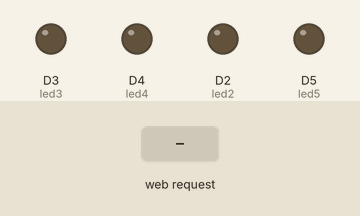
This sketch was run on a simulated ESP8266 (NodeMCU). Shown: output pins drawn as LEDs (lit = HIGH). The test bench sets the inputs (shaded band). WiFi joins after 1.5 s; servers stay silent unless stated; what the sketch prints to the serial monitor is not drawn.

Above: at 2.8 s.
2.9 s: HTTP request GET /on received
At 3.8 s:
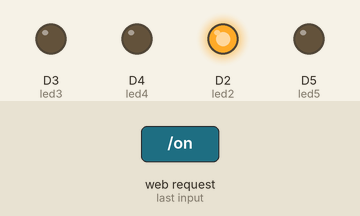
4.4 s: HTTP request GET /off received
At 5.0 s:
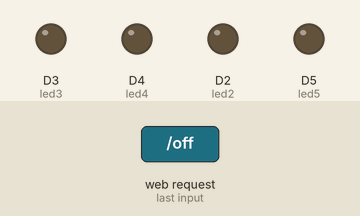
Timing chart, 0 to 7.4 s (numbered marks = the images above; inputs shaded):
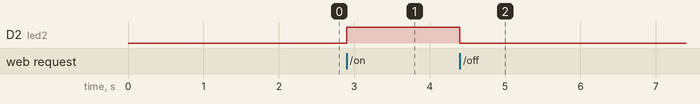

The sketch:

blink_wifi.ino
```cpp
#define led5 D5
#define led2 D2
#define led3 D3
#define led4 D4
#include<ESP8266WiFi.h>
#include<String.h>
WiFiClient client;
WiFiServer server(80);
void setup() {
  // put your setup code here, to run once:
  pinMode(led5,OUTPUT);
  pinMode(led2,OUTPUT);
  pinMode(led3,OUTPUT);
  pinMode(led4,OUTPUT);
  Serial.begin(9600);
  WiFi.begin("127.0.0.1","*.*.??@Jay171$211561");
  while(WiFi.status()!=WL_CONNECTED){
    Serial.print("..");
    delay(200);
  }
  Serial.println("NODE MCU is connected");
  Serial.println(WiFi.localIP());
  server.begin();
}

void loop() {
  // put your main code here, to run repeatedly:
  client=server.available();
  String message;
  if(client==1){
    message = client.readStringUntil('\n');
    Serial.println(message);
  }
  message.trim();
  if(message == "GET /on HTTP/1.1"){
    digitalWrite(led2,HIGH);
  }
  if(message =="GET /off HTTP/1.1"){
    digitalWrite(led2,LOW);
  }

}
   /*
    digitalWrite(led2,HIGH);
  delay(500);
  digitalWrite(led2,LOW);
  delay(500);
  digitalWrite(led3,HIGH);
  delay(500);
  digitalWrite(led3,LOW);
  delay(500);
  digitalWrite(led4,HIGH);
  delay(500);
  digitalWrite(led4,LOW);
  delay(500);
  digitalWrite(led5,HIGH);
  delay(500);
  digitalWrite(led5,LOW);
  delay(500);
  digitalWrite(led2,HIGH);
  digitalWrite(led3,HIGH);
  digitalWrite(led4,HIGH);
  digitalWrite(led5,HIGH);
  delay(2000);
  digitalWrite(led2,LOW);
  digitalWrite(led3,LOW);
  digitalWrite(led4,LOW);
  digitalWrite(led5,LOW);
  delay(1000);
  //another sequence
  digitalWrite(led2,HIGH);
  delay(500);
  digitalWrite(led2,LOW);
  delay(1000);
  digitalWrite(led2,HIGH);
  digitalWrite(led3,HIGH);
  delay(500);
   digitalWrite(led2,LOW);
  digitalWrite(led3,LOW);
  delay(1000);
  digitalWrite(led2,HIGH);
  digitalWrite(led3,HIGH);
  digitalWrite(led4,HIGH);
  delay(500);
  digitalWrite(led2,LOW);
  digitalWrite(led3,LOW);
  digitalWrite(led4,LOW);
  delay(1000);
  digitalWrite(led2,HIGH);
  digitalWrite(led3,HIGH);
  digitalWrite(led4,HIGH);
  digitalWrite(led5,HIGH);
  delay(500);
   digitalWrite(led2,LOW);
  digitalWrite(led3,LOW);
  digitalWrite(led4,LOW);
  digitalWrite(led5,LOW);
  delay(1000);
  //another sequences 2
  digitalWrite(led2,HIGH);
  delay(200);
  digitalWrite(led2,LOW);
  delay(200);
  digitalWrite(led3,HIGH);
  delay(200);
  digitalWrite(led3,LOW);
  delay(200);
  digitalWrite(led4,HIGH);
  delay(200);
  digitalWrite(led4,LOW);
  delay(200);
  digitalWrite(led5,HIGH);
  delay(200);
  digitalWrite(led5,LOW);
  delay(200);
  */
```

Measured:
- after the input at 2.9 s, D2 (led2): LOW → HIGH at once
- after the input at 4.4 s, D2 (led2): HIGH → LOW at once
